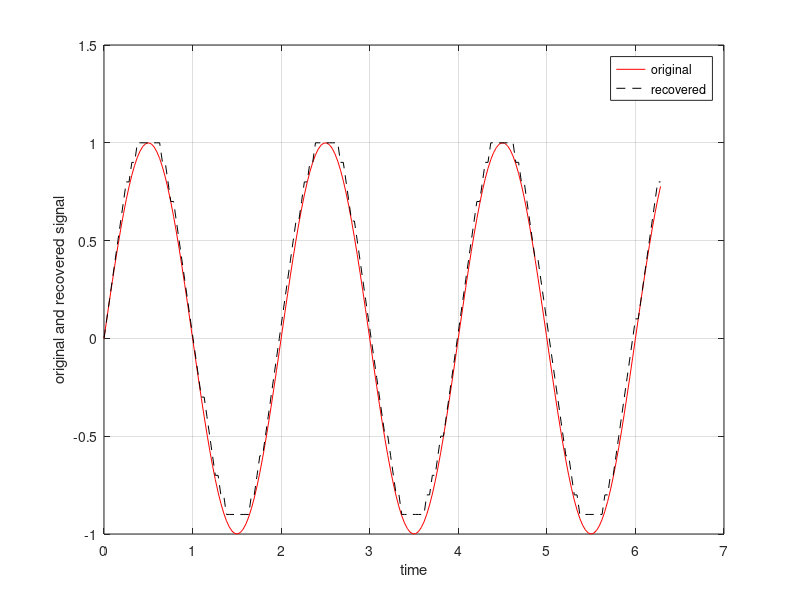

This chart was generated by the following MATLAB code:
% lab3 24/11/15

predictor=[0 1];
% y(k)=x(k-1) i.e previous sample is predicted sample
%predictor =[0,a1,a2,a3....am]
%y(k) =a1x(k-1)+a2x(k-2)...+amx(k-m)
partition=[-1:0.1:0.9];
codebook=[-1:0.1:1];
t=0:pi/100:2*pi;
x=sin(pi*t); %original Signal
%quantize x using dpcm
encodedx=dpcmenco(x,codebook,partition,predictor);
%try to recover x from the modulated signal
decodedx=dpcmdeco(encodedx,codebook,predictor);
plot(t,x,'r',t,decodedx,'k--')
legend('original','recovered')
grid on
distor=sum((x-decodedx).^2)/length(x) %mean square error
xlabel('time')
ylabel('original and recovered signal');
